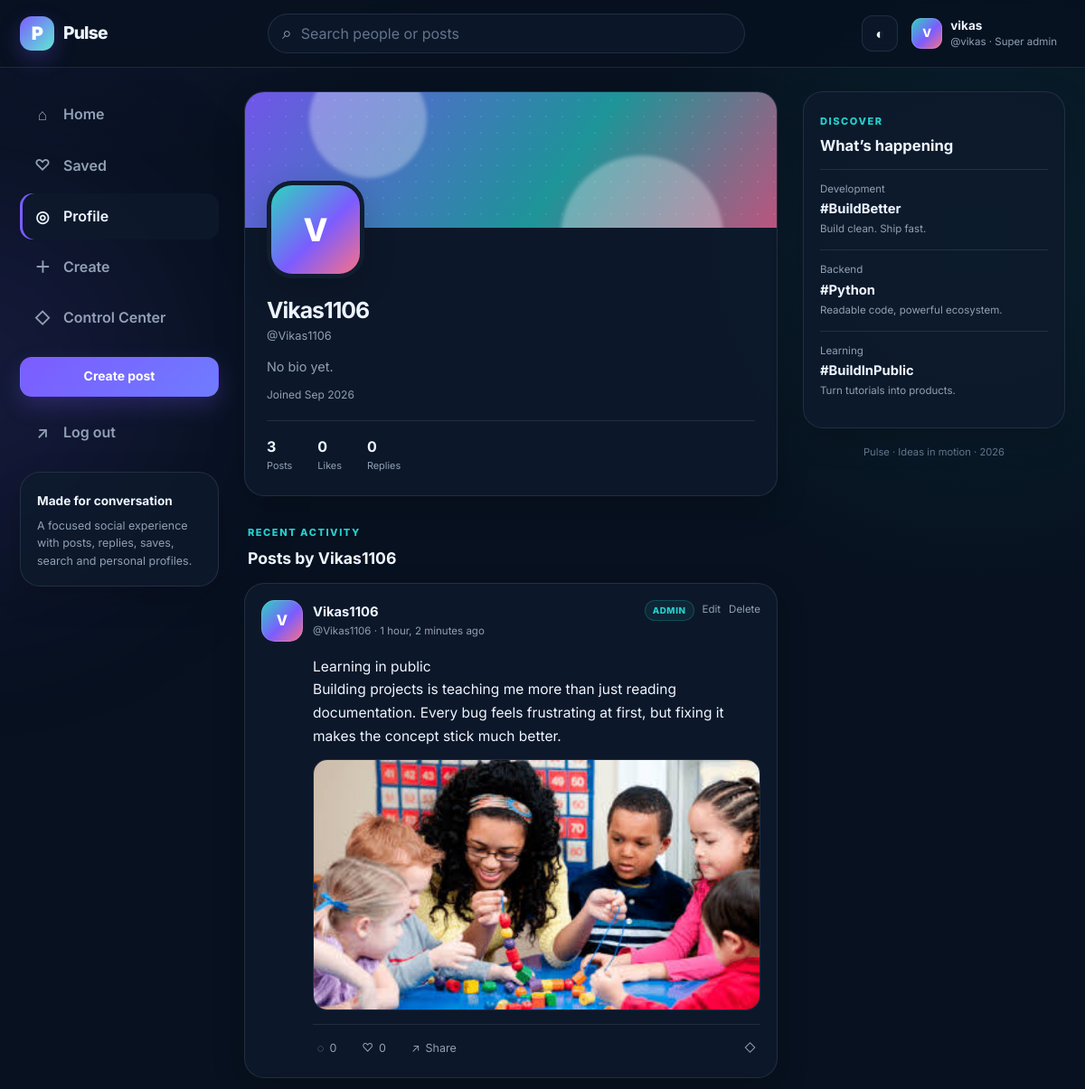
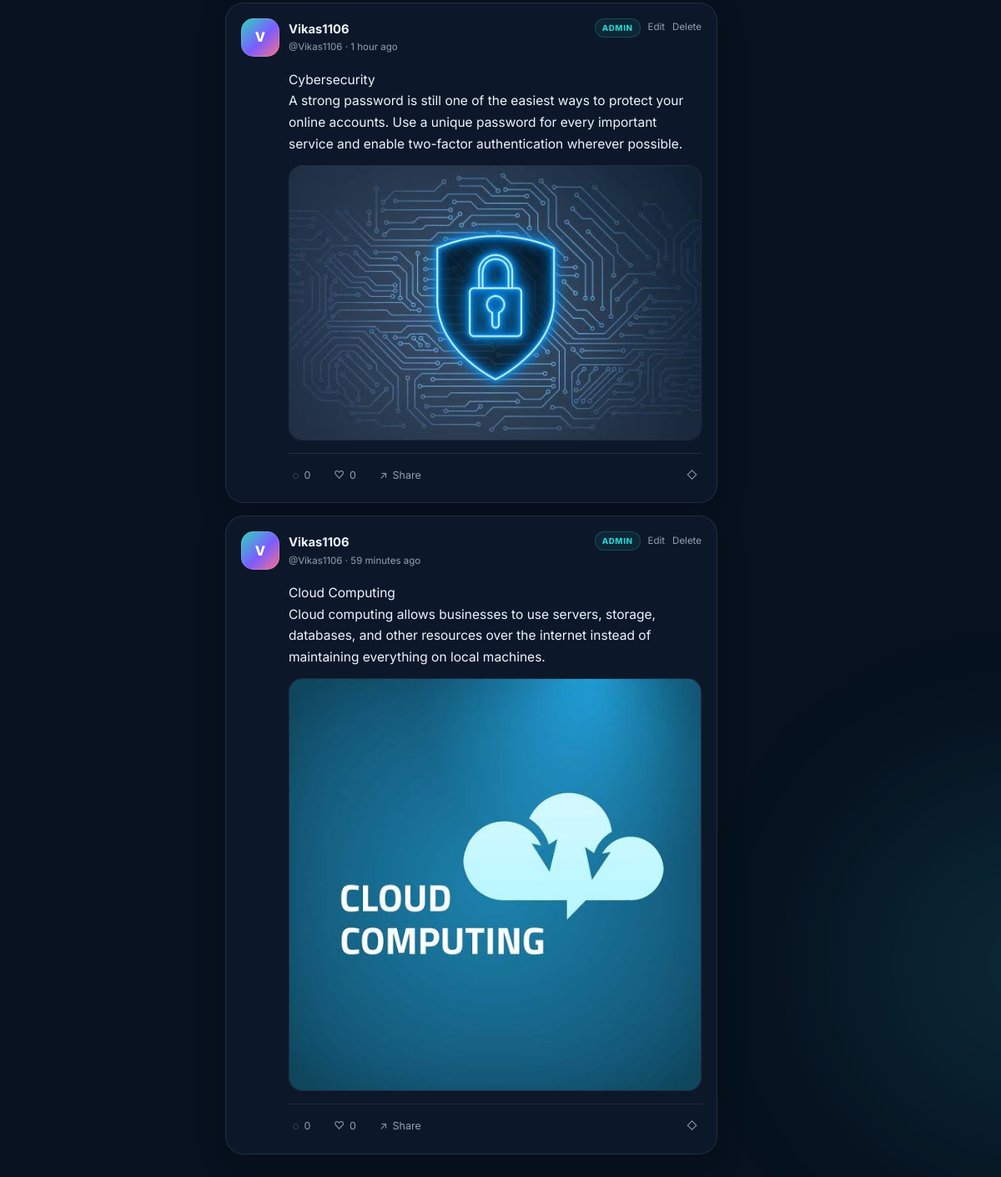
The app's page /profile/Vikas1106/ (signed in) with its own data (2 pictures, top to bottom).
### tweet/models.py (models this page shows, shortened)
class Tweet(models.Model):
    user = models.ForeignKey(User, on_delete=models.CASCADE, related_name="tweets")
    text_field = models.TextField(max_length=240)
    photo = models.ImageField(upload_to="photos/", blank=True, null=True)
    likes = models.ManyToManyField(User, related_name="liked_tweets", blank=True)
    bookmarks = models.ManyToManyField(User, related_name="bookmarked_tweets", blank=True)
    created_at = models.DateTimeField(auto_now_add=True)
    updated_at = models.DateTimeField(auto_now=True)
    class Meta:
        ordering = ["-created_at"]

### tweet/views.py (the view)
# urls.py: path("profile/<str:username>/", views.profile_view, name="profile"),
def profile_view(request, username):
    profile_user = get_object_or_404(User, username=username)
    profile, _ = Profile.objects.get_or_create(user=profile_user)
    tweets = _tweet_queryset().filter(user=profile_user)
    paginator = Paginator(tweets, 6)
    page_obj = paginator.get_page(request.GET.get("page"))
    return render(
        request,
        "tweet/profile.html",
        {
            "profile_user": profile_user,
            "profile": profile,
            "tweets": page_obj,
            "page_obj": page_obj,
        },
    )

### tweet/views.py (called while the page is built)
def _tweet_queryset():
    return (
        Tweet.objects.select_related("user")
        .prefetch_related("likes", "bookmarks")
        .annotate(like_count=Count("likes", distinct=True), comment_count=Count("comments", distinct=True))
    )

### tweet/templates/tweet/profile.html (shortened to what this page needs)
{% extends "layout.html" %}
{% block content %}
<section class="profile-hero">
    <div class="profile-cover"><span class="profile-spark one"></span><span class="profile-spark two"></span></div>
    <div class="profile-body">
        <div class="profile-topline">
            <span class="avatar avatar-xl">{% if profile.avatar %}<img src="{{ profile.avatar.url }}" alt="{{ profile_user.username }}">{% else %}{{ profile_user.username|first|upper }}{% endif %}</span>
        </div>
        <h1>{{ profile_user.get_full_name|default:profile_user.username }}</h1>
        <div class="profile-handle">@{{ profile_user.username }}</div>
        {% if profile.bio %}<p class="profile-bio">{{ profile.bio }}</p>{% else %}<p class="profile-bio muted">No bio yet.</p>{% endif %}
        <div class="profile-meta">
            <span>Joined {{ profile_user.date_joined|date:"M Y" }}</span>
        </div>
        <div class="profile-stats">
            <div><strong>{{ page_obj.paginator.count }}</strong><span>Posts</span></div>
            <div><strong>{{ profile_user.liked_tweets.count }}</strong><span>Likes</span></div>
            <div><strong>{{ profile_user.tweet_comments.count }}</strong><span>Replies</span></div>
        </div>
    </div>
</section>
<div class="section-label-row"><span class="eyebrow">Recent activity</span><h2>Posts by {{ profile_user.first_name|default:profile_user.username }}</h2></div>
<div class="feed-list">
    {% for tweet in tweets %}{% include "tweet/_tweet_card.html" with tweet=tweet %}{% empty %}<div class="empty-state compact"><h2>No posts yet</h2><p>When {{ profile_user.username }} posts, it will appear here.</p></div>{% endfor %}
</div>
{% endblock %}

### templates/layout.html (shortened to what this page needs)
{% load static %}
<!DOCTYPE html>
<html lang="en" data-theme="dark">
<head>
    <link rel="stylesheet" href="{% static 'styles.css' %}">
</head>
<body class="{% block body_class %}{% endblock %}">
    <div class="ambient ambient-one"></div>
    <div class="ambient ambient-two"></div>
    <header class="topbar">
        <div class="topbar-inner">
            <a class="brand" href="{% url 'tweet_list' %}" aria-label="Pulse home">
                <span class="brand-mark">P</span>
                <span class="brand-text">Pulse</span>
            </a>
            <form class="global-search" method="get" action="{% url 'tweet_list' %}">
                <span class="search-icon">⌕</span>
                <input type="search" name="q" value="{{ request.GET.q }}" placeholder="Search people or posts" aria-label="Search">
            </form>
            <div class="topbar-actions">
                <button class="icon-button" type="button" data-theme-toggle aria-label="Toggle theme">◐</button>
                {% if user.is_authenticated %}
                    <a class="mini-profile" href="{% url 'profile' user.username %}">
                        <span class="avatar avatar-sm">
                            {% if user.profile.avatar %}<img src="{{ user.profile.avatar.url }}" alt="{{ user.username }}">{% else %}{{ user.username|first|upper }}{% endif %}
                        </span>
                        <span class="mini-profile-copy">
                            <strong>{{ user.first_name|default:user.username }}</strong>
                            <small>@{{ user.username }}{% if user.is_superuser %} · Super admin{% elif user.is_staff %} · Admin{% endif %}</small>
                        </span>
                    </a>
                {% else %}
                    <a class="btn btn-ghost" href="{% url 'login' %}">Log in</a>
                    <a class="btn btn-primary" href="{% url 'register' %}">Join Pulse</a>
                {% endif %}
            </div>
        </div>
    </header>
    <div class="app-shell">
        <aside class="sidebar left-sidebar">
            <nav class="side-nav">
                <a class="nav-pill {% if request.resolver_match.url_name == 'tweet_list' %}active{% endif %}" href="{% url 'tweet_list' %}"><span>⌂</span> Home</a>
                {% if user.is_authenticated %}
                    <a class="nav-pill {% if request.resolver_match.url_name == 'bookmarks' %}active{% endif %}" href="{% url 'bookmarks' %}"><span>♡</span> Saved</a>
                    <a class="nav-pill {% if request.resolver_match.url_name == 'profile' %}active{% endif %}" href="{% url 'profile' user.username %}"><span>◎</span> Profile</a>
                    <a class="nav-pill" href="{% url 'tweet_create' %}"><span>＋</span> Create</a>
                    {% if user.is_staff %}<a class="nav-pill {% if request.resolver_match.url_name == 'admin_dashboard' %}active{% endif %}" href="{% url 'admin_dashboard' %}"><span>◇</span> Control Center</a>{% endif %}
                {% endif %}
            </nav>
            {% if user.is_authenticated %}
                <a class="btn btn-primary btn-block compose-side" href="{% url 'tweet_create' %}">Create post</a>
                <form method="post" action="{% url 'logout' %}" class="logout-form">
                    <button class="nav-pill danger" type="submit"><span>↗</span> Log out</button>
                </form>
            {% endif %}
            <div class="sidebar-note">
                <strong>Made for conversation</strong>
                <p>A focused social experience with posts, replies, saves, search and personal profiles.</p>
            </div>
        </aside>
        <main class="main-content">
            {% block content %}{% endblock %}
        </main>
        <aside class="sidebar right-sidebar">
            <div class="panel trend-panel">
                <div class="panel-heading">
                    <span class="eyebrow">Discover</span>
                    <h3>What’s happening</h3>
                </div>
                <div class="trend-item"><small>Development</small><strong>#BuildBetter</strong><span>Build clean. Ship fast.</span></div>
                <div class="trend-item"><small>Backend</small><strong>#Python</strong><span>Readable code, powerful ecosystem.</span></div>
                <div class="trend-item"><small>Learning</small><strong>#BuildInPublic</strong><span>Turn tutorials into products.</span></div>
            </div>
            <footer class="mini-footer">Pulse · Ideas in motion · {% now "Y" %}</footer>
        </aside>
    </div>
</body>
</html>

### tweet/templates/tweet/_tweet_card.html (shortened to what this page needs)
<article class="post-card">
    <div class="post-head">
        <a class="user-cluster" href="{% url 'profile' tweet.user.username %}">
            <span class="avatar">
                {% if tweet.user.profile.avatar %}<img src="{{ tweet.user.profile.avatar.url }}" alt="{{ tweet.user.username }}">{% else %}{{ tweet.user.username|first|upper }}{% endif %}
            </span>
            <span>
                <strong>{{ tweet.user.get_full_name|default:tweet.user.username }}</strong>
                <small>@{{ tweet.user.username }} · {{ tweet.created_at|timesince }} ago</small>
            </span>
        </a>
        {% if user.is_staff %}
            <div class="owner-actions admin-owner-actions">
                <span class="moderation-label">Admin</span>
                <a href="{% url 'admin_tweet_edit' tweet.id %}" title="Edit as admin">Edit</a>
                <a class="danger-link" href="{% url 'admin_tweet_delete' tweet.id %}" title="Delete as admin">Delete</a>
            </div>
        {% elif tweet.user == user %}
            <div class="owner-actions">
                <a href="{% url 'tweet_edit' tweet.id %}" title="Edit">Edit</a>
                <a class="danger-link" href="{% url 'tweet_delete' tweet.id %}" title="Delete">Delete</a>
            </div>
        {% endif %}
    </div>
    <a class="post-copy" href="{% url 'tweet_detail' tweet.id %}">{{ tweet.text_field|linebreaksbr }}</a>
    {% if tweet.photo %}
        <a class="post-image-wrap" href="{% url 'tweet_detail' tweet.id %}">
            <img class="post-image" src="{{ tweet.photo.url }}" alt="Image shared by {{ tweet.user.username }}" loading="lazy">
        </a>
    {% endif %}
    <div class="post-actions">
        <a class="action-link" href="{% url 'tweet_detail' tweet.id %}"><span>◌</span><span>{{ tweet.comment_count|default:tweet.comments.count }}</span></a>
        <form method="post" action="{% url 'toggle_like' tweet.id %}">
            <button class="action-button {% if user.is_authenticated and user in tweet.likes.all %}liked{% endif %}" type="submit" title="Like">
                <span>{% if user.is_authenticated and user in tweet.likes.all %}♥{% else %}♡{% endif %}</span>
                <span>{{ tweet.like_count|default:tweet.likes.count }}</span>
            </button>
        </form>
        <button class="action-button copy-link" type="button" data-copy-url="{{ request.scheme }}://{{ request.get_host }}{% url 'tweet_detail' tweet.id %}" title="Copy link"><span>↗</span><span>Share</span></button>
        <form method="post" action="{% url 'toggle_bookmark' tweet.id %}" class="push-right">
            <button class="action-button {% if user.is_authenticated and user in tweet.bookmarks.all %}saved{% endif %}" type="submit" title="Save">
                <span>{% if user.is_authenticated and user in tweet.bookmarks.all %}◆{% else %}◇{% endif %}</span>
            </button>
        </form>
    </div>
</article>

### records on screen
Tweet: user.username|first "V", user.get_full_name "Vikas1106", user.username "Vikas1106", created_at "1 hour, 2 minutes", text_field "Learning in public Building projects is teaching me more than just reading documentation. Every bug feels frustrating at first, but fixing it makes the concept stick much better.", photo (picture), comment_count "0", like_count "0"
Tweet: user.username|first "V", user.get_full_name "Vikas1106", user.username "Vikas1106", created_at "1 hour", text_field "Cybersecurity A strong password is still one of the easiest ways to protect your online accounts. Use a unique password for every important service and enable two-factor authentication wherever possible.", photo (picture), comment_count "0", like_count "0"
Tweet: user.username|first "V", user.get_full_name "Vikas1106", user.username "Vikas1106", created_at "59 minutes", text_field "Cloud Computing Cloud computing allows businesses to use servers, storage, databases, and other resources over the internet instead of maintaining everything on local machines.", photo (picture), comment_count "0", like_count "0"

### other values on screen
{{ user.username|first|upper }} "V"
{{ user.first_name|default:user.username }} "vikas"
{{ user.username }} "vikas"
{{ profile_user.username|first|upper }} "V"
{{ profile_user.get_full_name|default:profile_user.username }} "Vikas1106"
{{ profile_user.username }} "Vikas1106"
{{ profile_user.date_joined|date:"M Y" }} "Sep 2026"
{{ page_obj.paginator.count }} "3"
{{ profile_user.liked_tweets.count }} "0"
{{ profile_user.tweet_comments.count }} "0"
{{ profile_user.first_name|default:profile_user.username }} "Vikas1106"
